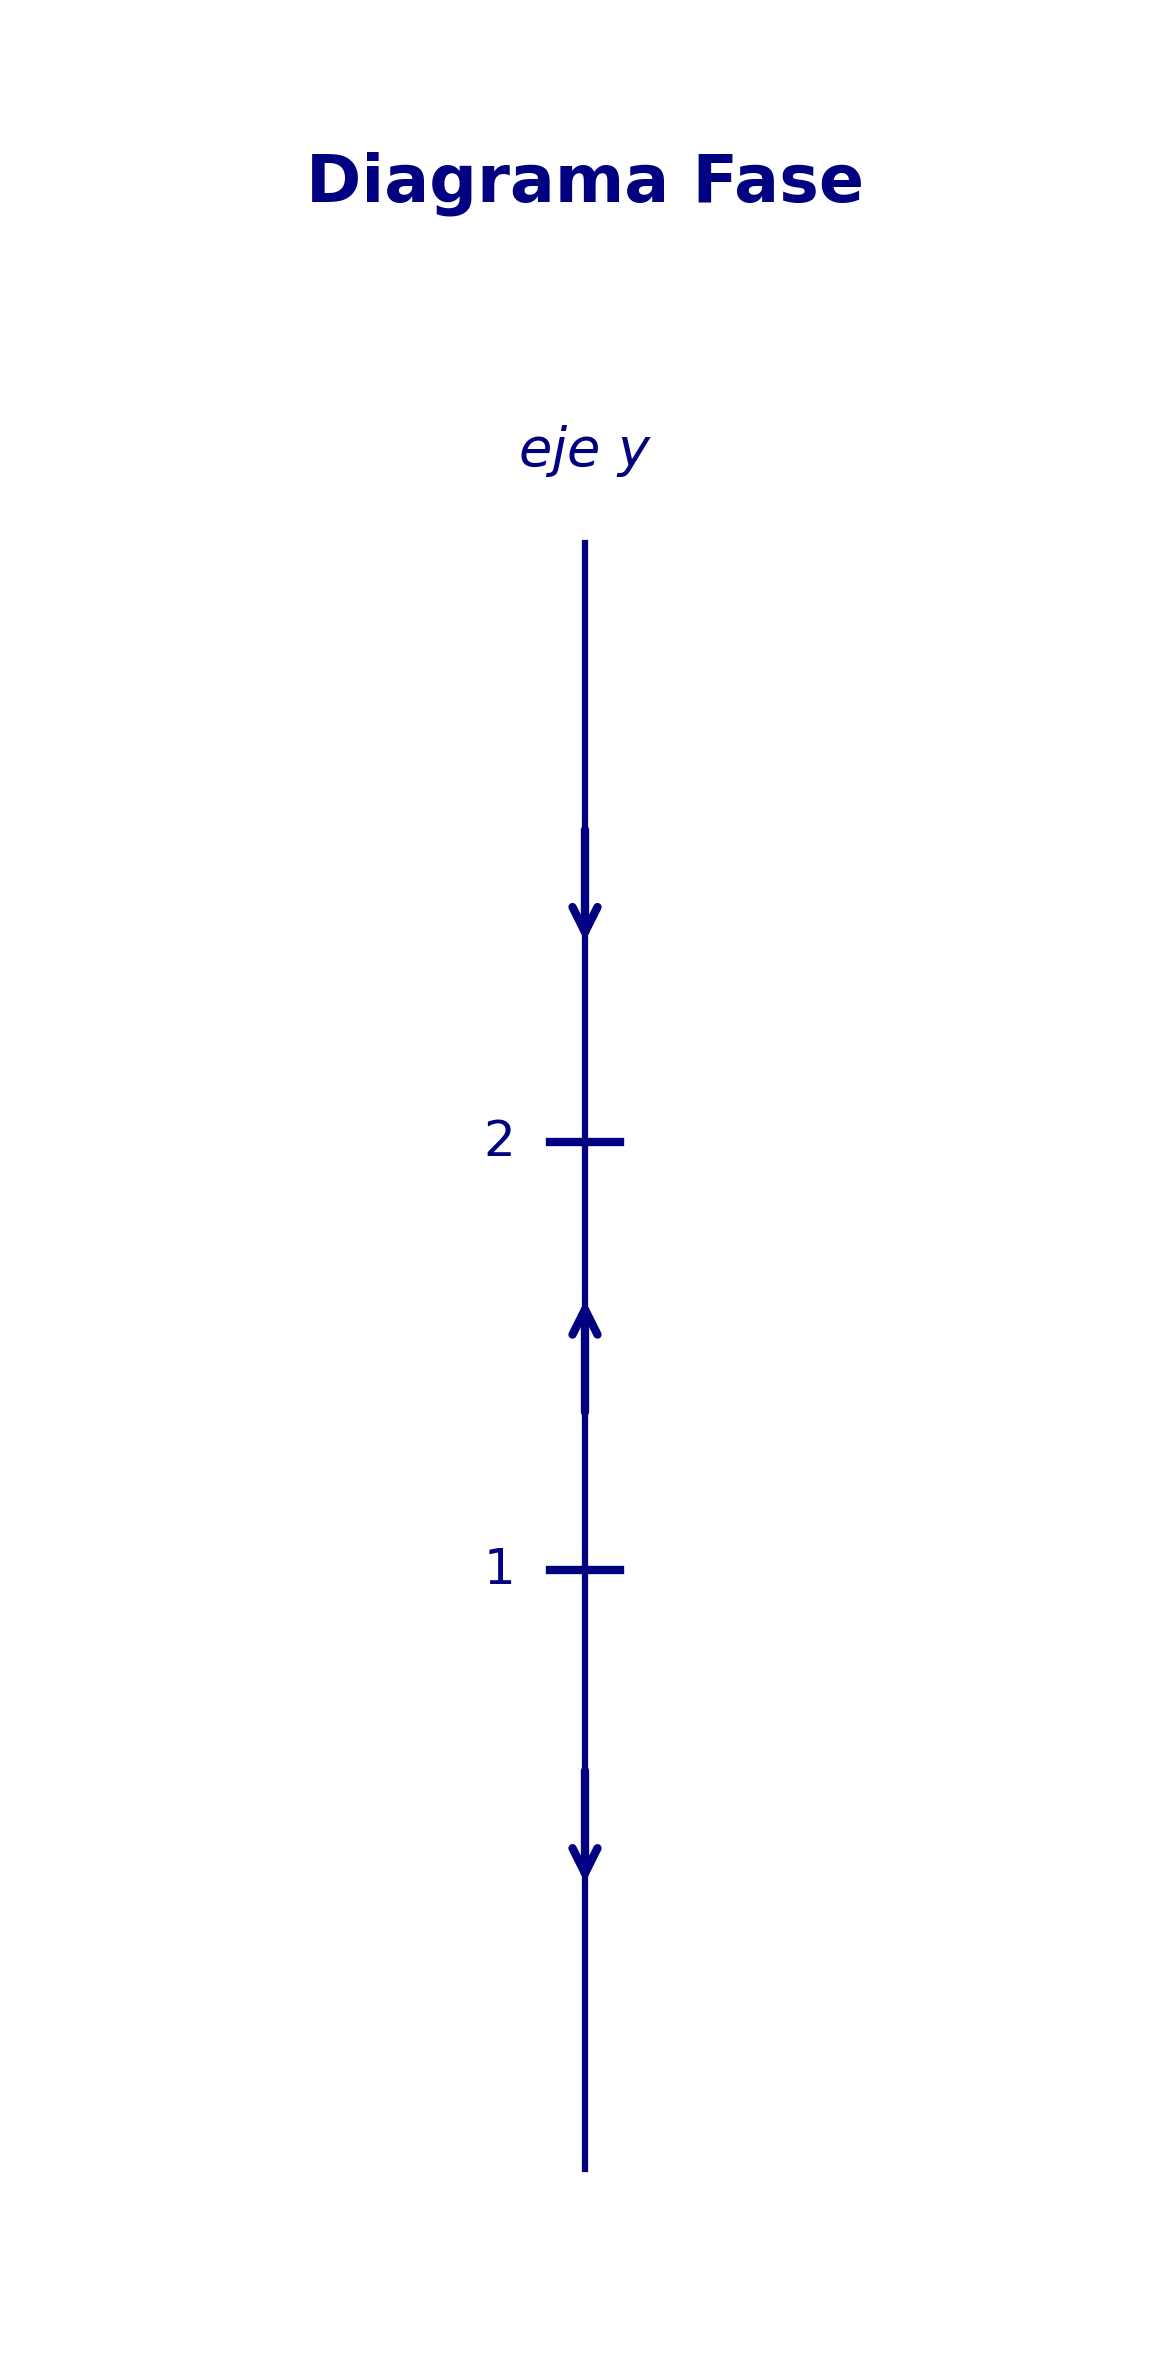

Write the Python code that produced this figure.
import matplotlib.pyplot as plt

# Puntos críticos para y' = (1 - y)*(y - 2)^3
puntos_criticos = [1, 2]
nombres_puntos = ['1', '2']

# Intervalos e indicaciones de dirección (flechas)
intervalos = [
    (-0.2, 1, 'abajo'),      # y < 1: y' < 0 (baja)
    (1, 2, 'arriba'),        # 1 < y < 2: y' > 0 (sube)
    (2, 3.2, 'abajo')        # y > 2: y' < 0 (baja)
]

# Crear figura
plt.figure(figsize=(4, 8))

# 0. Título en la parte superior
plt.text(0, 4.2, 'Diagrama Fase', fontsize=16, fontweight='bold', ha='center', color='navy')

# 1. Dibujar el eje vertical y (recta de fase)
plt.plot([0, 0], [-0.4, 3.4], color='navy', linewidth=1.5, zorder=1)

# 2. Dibujar las flechas de dirección en los intervalos
for y_start, y_end, direccion in intervalos:
    y_mid = (y_start + y_end) / 2
    
    if direccion == 'arriba':
        plt.annotate(
            '', xy=(0, y_mid + 0.15), xytext=(0, y_mid - 0.15),
            arrowprops=dict(arrowstyle="->", color='navy', lw=2, mutation_scale=15)
        )
    else:  # abajo
        plt.annotate(
            '', xy=(0, y_mid - 0.15), xytext=(0, y_mid + 0.15),
            arrowprops=dict(arrowstyle="->", color='navy', lw=2, mutation_scale=15)
        )

# 3. Marcar los puntos críticos y sus etiquetas
for y_val, etiqueta in zip(puntos_criticos, nombres_puntos):
    # Marca horizontal sobre la recta
    plt.plot([-0.05, 0.05], [y_val, y_val], color='navy', linewidth=2)
    # Etiqueta del valor a la izquierda
    plt.text(-0.1, y_val, etiqueta, fontsize=12, va='center', ha='right', color='navy')

# 4. Etiqueta superior del eje
plt.text(0, 3.55, r'$eje\ y$', fontsize=13, ha='center', va='bottom', color='navy', fontstyle='italic')

# Configuración de límites y ocultar marco predeterminado
plt.xlim(-0.8, 0.8)
plt.ylim(-0.8, 4.6)
plt.axis('off')

# Guardar y mostrar
plt.tight_layout()
plt.savefig("diagrama_e.png", dpi=300, bbox_inches='tight')
plt.show()

print("¡Diagrama de fase del inciso e generado con éxito!")
